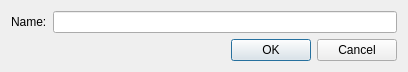
<?xml version="1.0" encoding="UTF-8"?>
<ui version="4.0">
 <class>PProjectSettingDialog</class>
 <widget class="QDialog" name="PProjectSettingDialog">
  <property name="geometry">
   <rect>
    <x>0</x>
    <y>0</y>
    <width>408</width>
    <height>65</height>
   </rect>
  </property>
  <property name="windowTitle">
   <string>Project setting</string>
  </property>
  <layout class="QVBoxLayout" name="verticalLayout">
   <item>
    <layout class="QHBoxLayout" name="horizontalLayout">
     <item>
      <widget class="QLabel" name="label">
       <property name="text">
        <string>Name:</string>
       </property>
      </widget>
     </item>
     <item>
      <widget class="QLineEdit" name="NameLineEdit"/>
     </item>
    </layout>
   </item>
   <item>
    <widget class="QDialogButtonBox" name="buttonBox">
     <property name="orientation">
      <enum>Qt::Horizontal</enum>
     </property>
     <property name="standardButtons">
      <set>QDialogButtonBox::Cancel|QDialogButtonBox::Ok</set>
     </property>
    </widget>
   </item>
  </layout>
 </widget>
 <resources/>
 <connections>
  <connection>
   <sender>buttonBox</sender>
   <signal>accepted()</signal>
   <receiver>PProjectSettingDialog</receiver>
   <slot>accept()</slot>
   <hints>
    <hint type="sourcelabel">
     <x>248</x>
     <y>254</y>
    </hint>
    <hint type="destinationlabel">
     <x>157</x>
     <y>274</y>
    </hint>
   </hints>
  </connection>
  <connection>
   <sender>buttonBox</sender>
   <signal>rejected()</signal>
   <receiver>PProjectSettingDialog</receiver>
   <slot>reject()</slot>
   <hints>
    <hint type="sourcelabel">
     <x>316</x>
     <y>260</y>
    </hint>
    <hint type="destinationlabel">
     <x>286</x>
     <y>274</y>
    </hint>
   </hints>
  </connection>
 </connections>
</ui>
